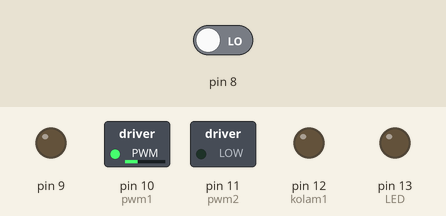
This sketch was run on a simulated Arduino Uno, built with avr-gcc and run on an emulated ATmega328P. Parts: switched loads named in the sketch (green lamp = pin HIGH), output pins drawn as LEDs (lit = HIGH). Inputs (shaded band) come from the test bench; at power-on: pin 8 LOW. Pins used as bus, display or sensor lines are not drawn; what the sketch prints to the serial monitor is not drawn.

Above: at 0.3 s.
At 5.3 s:
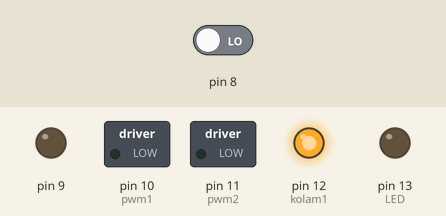
At 10.3 s:
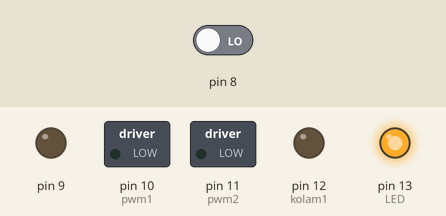
At 39.53 s:
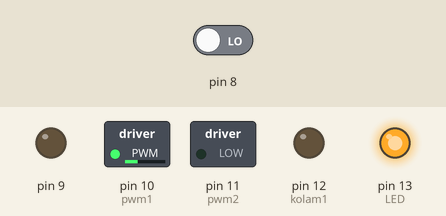
Timing chart, 0 to 40.1 s (numbered marks = the images above):
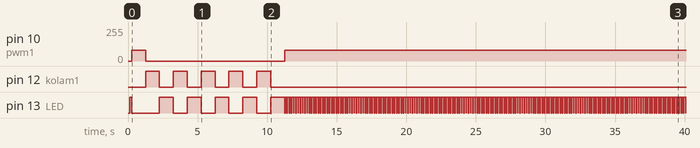

The sketch:

RobotMotor.ino
```cpp
#define pwm1 10
#define pwm2 11

int arah=0;
int berhenti=0;
String previouscolor="no";
long previousMillis = 0;
long interval = 1000;
int n=0;
int cek=0;

//Wiring PIN Sensor TCS3200 / TCS230
int s0=4; //Pin S0 ke Pin D3 Arduino
int s1=5; //Pin S1 ke Pin D3 Arduino
int s2=6; //Pin S2 ke Pin D3 Arduino
int s3=7; //Pin S3 ke Pin D3 Arduino
int out=8; //Pin OUT ke Pin D3 Arduino
const int LED=13;
String warna;

int kolam1=12;
int kolam2=13;
///////
void jalan(){
  if(berhenti==1){
      analogWrite(pwm1, 0);
      analogWrite(pwm2, 0);
    }else if (arah==0 && berhenti==0) {
      analogWrite(pwm1, 80);
      analogWrite(pwm2, 0);
    }else if(arah==1 && berhenti==0) {
      analogWrite(pwm1, 0);
      analogWrite(pwm2, 80);
  }
  Serial.println(arah);
}

unsigned int detectColor(int taosOutPin){
  //Tolerance adalah nilai minimal sebuah OUT sensor yang di anggap sebagai 'WARNA TERDETEKSI'
  //Fungsinya untuk menghindari Noise hasil baca sensor dan Iddle Time Sensor (saat tidak ada object)
  //Nilai Tolerance 1-10

double isPresentTolerance=1;
double isPresent =colorRead(taosOutPin,0,0)/colorRead(taosOutPin,0,1);

//Serial.print("isPresent:");
//Serial.println(isPresent,2);

//Serial.print("isPresentTolerance curently set to:");
//Serial.println(isPresentTolerance,2);

if(isPresent<isPresentTolerance){

Serial.println("nothing is in front of sensor");

return 0;
}


double red,blue,green;
double white = colorRead(taosOutPin,0,1);
unsigned int maxColor = white;
unsigned  int red2, blue2, green2;

//Red Color Detection mode
red = white/colorRead(taosOutPin,1,1);
red2=red*255/maxColor;

//Green Color Detection mode
green = white/colorRead(taosOutPin,3,1);
green2=green*255/maxColor;

//Blue Color Detection mode
blue = white/colorRead(taosOutPin,2,1);
blue2=blue*255/maxColor;

int rata2=(red2+green2+blue2)/3;
if(rata2>=80){
  warna="putih";
} else if(rata2>=20 && rata2 <=60){
  warna="karton";
  }else {
  warna="warna lain";
  }


Serial.print("red  :");
Serial.println(red2);
//Generate RED Color to RGB LED
if(red2>20){analogWrite (9, red2);}
else {analogWrite (9, 0);}

Serial.print("green  :");
Serial.println(green2);
//Generate GREEN Color to RGB LED
if(green2>20){analogWrite (10, green2);}
else {analogWrite (10, 0);}

Serial.print("blue  :");
Serial.println(blue2);
//Generate BLUE Color to RGB LED
if(blue2>20){analogWrite (11, blue2);}
else {analogWrite (11, 0);}

Serial.print("warna  :");
Serial.println(warna);

}

unsigned int colorRead(unsigned int taosOutPin,unsigned int color, boolean LEDstate){
pinMode(taosOutPin, INPUT);

taosMode(1);

int sensorDelay=1;

if(color==0){
digitalWrite(s3, LOW);
digitalWrite(s2, HIGH);

}else if(color==1){
digitalWrite(s3, LOW);
digitalWrite(s2, LOW);

}else if(color==2){
digitalWrite(s3, HIGH);
digitalWrite(s2, LOW);

}if(color==3){
digitalWrite(s3, HIGH);
digitalWrite(s2, HIGH);
}

unsigned int  readPulse;
if(LEDstate==0){
digitalWrite(LED, LOW);
}

if(LEDstate==1){
digitalWrite(LED, HIGH);
}

delay(sensorDelay);
readPulse=pulseIn(taosOutPin, LOW, 25000)/2;
if( readPulse<.1){
readPulse = 25000;
}

taosMode(0);

return  readPulse;

}

void taosMode(int mode){
if(mode==0){
digitalWrite(LED,LOW);
digitalWrite(s0,LOW);
digitalWrite(s1,LOW);
}
else if(mode==1){
digitalWrite(s0,HIGH);
digitalWrite(s1,HIGH);
}
else if(mode==2){
digitalWrite(s0,HIGH);
digitalWrite(s1,LOW);
}
else if(mode==3){
digitalWrite(s0,LOW);
digitalWrite(s1,HIGH);
}

return;
}
///////

void setup(){
   pinMode(pwm1, OUTPUT);
   pinMode(pwm2, OUTPUT);
   pinMode(s2,OUTPUT);
   pinMode(s3,OUTPUT);
   pinMode(s0,OUTPUT);
   pinMode(s1,OUTPUT);

   pinMode(kolam1,OUTPUT);
   pinMode(kolam2,OUTPUT);

   //Memulai koneksi Serial dengan Serial Monitor Arduino IDE
  Serial.begin(115200);
  delay(100); //delay set to loop
}

void loop(){
  Serial.print(detectColor(out));
  String currentcolor=warna;

  if(currentcolor=="putih" && berhenti==0){
    arah=1;
    berhenti=1;
    jalan();
    delay(3000);
    berhenti=0;
    jalan();
    delay(3000);
  }

  if(currentcolor=="putih" && arah==1){
    berhenti=1;
    jalan();
    delay(5000);
  }


  if(arah==0 && cek==0){
    jalan();
    delay(1000);
    berhenti=1;
    jalan();
    while(n <5){
      digitalWrite(kolam1,HIGH);
      digitalWrite(kolam2,LOW);
      delay(1000);
      digitalWrite(kolam1,LOW);
      digitalWrite(kolam2,HIGH);
      delay(1000);
      n++;
    }
    berhenti=0;
    cek=1;
  }
  jalan();

  Serial.print(" arah : ");
  Serial.println(arah);
  Serial.print(" previouscolor : ");
  Serial.println(previouscolor);
  Serial.print(" currentcolor : ");
  Serial.println(currentcolor);


}
```

Measured:
- by itself, pin 10 (pwm1): 0/255 → 80/255 at 0.26 s, → 0/255 1.0 s later, → 80/255 10.0 s later
- by itself, pin 12 (kolam1): alternates HIGH for 1.0 s and LOW for 1.0 s, 10 changes in all, then stays LOW
- by itself, pin 13 (LED): goes HIGH 0.13 s, LOW 2.0 s, 4 × (HIGH 1.0 s, LOW 1.0 s), HIGH 1.0 s, 179 × (LOW 0.03 s, HIGH 0.13 s), LOW 0.03 s, then HIGH
